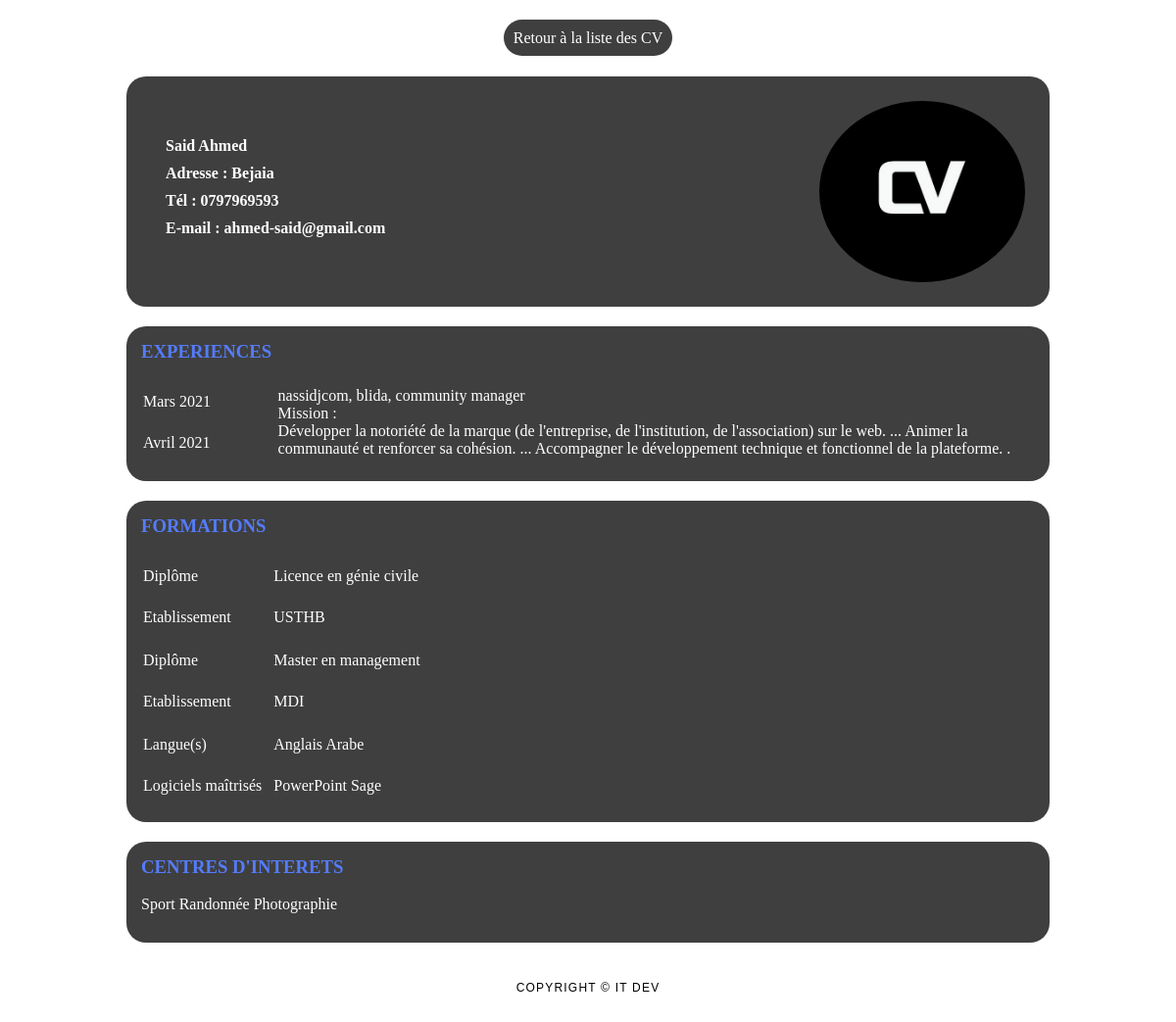
The page /showprofile.php?id=2 on the database its author committed.
### tables this page shows
CREATE TABLE IF NOT EXISTS `candidat` (
  `id` int(11) NOT NULL AUTO_INCREMENT,
  `prenom` varchar(25) NOT NULL,
  `nom` varchar(25) NOT NULL,
  `adresse` varchar(25) NOT NULL,
  `telephone` varchar(10) NOT NULL,
  `email` varchar(35) NOT NULL,
  `permis` tinyint(1) NOT NULL,
  PRIMARY KEY (`id`)
);

CREATE TABLE IF NOT EXISTS `experience` (
  `id_exp` int(11) NOT NULL AUTO_INCREMENT,
  `date_debut` date NOT NULL,
  `date_fin` date NOT NULL,
  `nom_ent` varchar(25) NOT NULL,
  `secteur` varchar(25) NOT NULL,
  `poste` varchar(35) NOT NULL,
  `mission` mediumtext NOT NULL,
  `id` int(11) NOT NULL,
  PRIMARY KEY (`id_exp`),
  KEY `expcand` (`id`)
);

CREATE TABLE IF NOT EXISTS `formation` (
  `id_diplome` int(11) NOT NULL AUTO_INCREMENT,
  `diplome` varchar(35) NOT NULL,
  `établissement` varchar(35) NOT NULL,
  `id` int(11) NOT NULL,
  PRIMARY KEY (`id_diplome`),
  KEY `candidaformation` (`id`)
);

CREATE TABLE IF NOT EXISTS `parler` (
  `id_langue` int(11) NOT NULL,
  `id` int(11) NOT NULL,
  PRIMARY KEY (`id_langue`,`id`),
  KEY `candidparler` (`id`)
);

CREATE TABLE IF NOT EXISTS `langue` (
  `id_langue` int(11) NOT NULL AUTO_INCREMENT,
  `description` varchar(35) NOT NULL,
  PRIMARY KEY (`id_langue`)
);

CREATE TABLE IF NOT EXISTS `maitrise` (
  `id_logiciel` int(11) NOT NULL,
  `id` int(11) NOT NULL,
  PRIMARY KEY (`id_logiciel`,`id`),
  KEY `candidamaitrise` (`id`)
);

CREATE TABLE IF NOT EXISTS `logiciel` (
  `id_logiciel` int(11) NOT NULL AUTO_INCREMENT,
  `description` varchar(35) NOT NULL,
  PRIMARY KEY (`id_logiciel`)
);

CREATE TABLE IF NOT EXISTS `avoir` (
  `id_loisir` int(11) NOT NULL,
  `id` int(11) NOT NULL,
  PRIMARY KEY (`id_loisir`,`id`),
  KEY `avoircandidat` (`id`)
);

CREATE TABLE IF NOT EXISTS `loisir` (
  `id_loisir` int(11) NOT NULL AUTO_INCREMENT,
  `description` varchar(35) NOT NULL,
  PRIMARY KEY (`id_loisir`)
);

### showprofile.php (the view, shortened to what this page needs)
<?php
include('Connexion.php');
$q = $pdo->query("select distinct * from candidat where id = " . $_GET['id'] . "");
$res = $q->fetch();
$qf = $pdo->query("SELECT * FROM formation as f WHERE id=" . $_GET['id'] . "");
$formation = $qf->fetchAll(PDO::FETCH_ASSOC);
$ql = $pdo->query("SELECT l.description ,p.id FROM parler as p, langue as l where l.id_langue = p.id_langue and p.id=" . $_GET['id'] . "  ORDER BY description ASC ");
$langue = $ql->fetchAll(PDO::FETCH_ASSOC);
$qs =  $pdo->query("SELECT description, m.id FROM logiciel as l, maitrise as m where l.id_logiciel = m.id_logiciel and id=" . $_GET['id'] . "");
$logiciel = $qs->fetchAll(PDO::FETCH_ASSOC);
$qci =  $pdo->query("SELECT a.id, l.description FROM `avoir` as a, candidat as c, loisir as l WHERE l.id_loisir=a.id_loisir and c.id =a.id and a.id=" . $_GET['id'] . "");
$loisir = $qci->fetchAll(PDO::FETCH_ASSOC);
$qexp =  $pdo->query("SELECT DATE_FORMAT(date_debut, '%M %Y') as `date_debut`, DATE_FORMAT(date_fin, '%M %Y') as `date_fin`,`nom_ent`,`secteur`,`poste`,`mission` FROM experience as e , candidat as c where e.id = c.id and c.id =" . $_GET['id'] . "");
$exp = $qexp->fetchAll(PDO::FETCH_ASSOC);
?>
<!DOCTYPE html>
<html lang="en">
<head>
    <link rel="stylesheet" href="./style/showCv.css">
</head>
<body>
    <div id="content">
        <div id="back"><a href="servicesconseils.php" id="backlink">
                Retour à la liste des CV</a>
        </div>
        <div id="main">
            <div id="cvheader">
                <div id="cvinfo">
                    <p><?php echo ucfirst($res['nom']) . " " . ucfirst($res['prenom']); ?></p>
                    <p>Adresse : <?php echo ucfirst($res['adresse']) ?></p>
                    <p>Tél : <?php echo $res['telephone'] ?></p>
                    <p>E-mail : <?php echo $res['email'] ?></p>
                </div>
                <img src="./style/cvshow.png" alt="">
            </div>
        </div>
        <div id="exp">
            <h3>EXPERIENCES</h3>
            <br>
            <table>
                <?php
                foreach ($exp as $xp) {
                    echo '<tr>
                <td class="dateD">' . ucfirst($xp["date_debut"]) . '</td>
                <td class="mission" rowspan="2">' . $xp['nom_ent'] . ', ' . $xp['secteur'] . ', ' . $xp['poste'] . '<br>  Mission :<br>' . $xp['mission'] . '</td>
                </tr>
                <tr>
                    <td class="dateF">' . ucfirst($xp['date_fin']) . '</td>
                    <td></td>
                </tr>
                <tr></tr>';
                }
                ?>
            </table>
        </div>
        <div id="cursus">
            <h3>FORMATIONS</h3>
            <br>
            <table>
                <?php
                foreach ($formation as $f) {
                    echo '                <tr>
                    <td class="dateD">Diplôme</td>
                    <td class="mission">
                        ' . $f["diplome"] . '
                    </td>
                </tr>
                <tr>
                    <td class="dateF">Etablissement</td>
                    <td>' . $f["établissement"] . ' </td>
                </tr>
                <tr></tr>
                    ';
                }
                echo '
                <tr>
                <td class="dateD">Langue(s)</td>
                <td class="mission">
                ';
                foreach ($langue as $l) {
                    echo $l["description"] . ' ';
                }
                echo '</td>
                </tr>';
                echo '<tr>
                <td class="dateF">Logiciels maîtrisés</td>
                <td>';
                foreach ($logiciel as $s) {
                    echo $s["description"] . ' ';
                }
                echo '</td>
                </tr>';
                ?>
            </table>
        </div>
        <div id="centre">
            <h3>CENTRES D'INTERETS</h3>
            <br>
            <p>
                <?php
                foreach ($loisir as $ci) {
                    echo $ci['description'] . ' ';
                }
                ?>
            </p>
        </div>
    </div>
    <?php include('footer.php'); ?>
</body>
</html>

### style/showCv.css (style rules this page uses)
* { margin: 0; padding: 0; box-sizing: border-box; }
body { width: 100%; padding: 5px; }
#black, #main, #exp, #cursus, #centre { margin-bottom: 10px; margin-top: 10px; }
#main, #exp, #cursus, #centre { border-radius: 20px; padding: 15px; background: #3f3f3f; color: white; width: 100%; }
#centre { padding-bottom: 30px; }
#cvheader { width: 100%; padding: 10px; display: flex; justify-content: space-between; align-items: center; }
#cvinfo { padding: 10px; height: 100%; display: flex; flex-direction: column; justify-content: space-between; align-content: center; font-weight: bold; }
#cvinfo p { margin: 5px }
img { width: 210px; border-radius: 50%; }
#content { width: 80%; display: flex; justify-content: center; align-content: center; flex-direction: column; margin: 0 auto; padding: 5px; }
.dateD, .dateF { width: 15%; padding-right: 10px; }
.mission { width: 85%; }
td { height: 40px; color: white; }
h3 { color: #547cfc; }
tr { width: 100%; }
#backlink { padding: 10px; border-radius: 20px; color: #fff ; background: #3f3f3f; text-decoration: none; }
#back { margin: 20px auto; }

### rows shown on the page
candidat: nom "Said", prenom "Ahmed", adresse "Bejaia", telephone "0797969593", email "ahmed-said@gmail.com"
experience: date_debut "Mars 2021", nom_ent "nassidjcom", secteur "blida", poste "community manager", mission "Développer la notoriété de la marque (de l'entreprise, de l'institution, de l'association) sur le web. ... Animer la communauté et renforcer sa cohésion. ... Accompagner le développement technique et fonctionnel de la plateforme. .", date_fin "Avril 2021"
formation: diplome "Licence en génie civile", établissement "USTHB"
formation: diplome "Master en management", établissement "MDI"
parler: id_langue.description "Anglais"
parler: id_langue.description "Arabe"
maitrise: id_logiciel.description "PowerPoint"
maitrise: id_logiciel.description "Sage"
avoir: id_loisir.description "Sport"
avoir: id_loisir.description "Randonnée"
avoir: id_loisir.description "Photographie"
